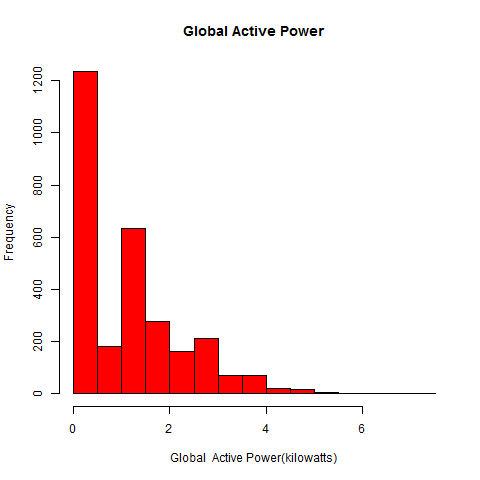

The script that saved this image:
rm(list=ls())

#############################################################################
#plot1
#Read in all files
setwd("D:/Lehigh-JienZhang/Courses/Data_analysis_online_course")
data = read.csv("data.txt", header=FALSE, sep=";")
strptime(data[,1],"%d/%m/%Y")
data[,1]<-as.Date(data[,1],"%d/%m/%Y")
#png('plot1.png')
hist(data[,3], col="red", main="Global Active Power", xlab="Global  Active Power(kilowatts)")
dev.copy(png,'plot1.png')
dev.off()